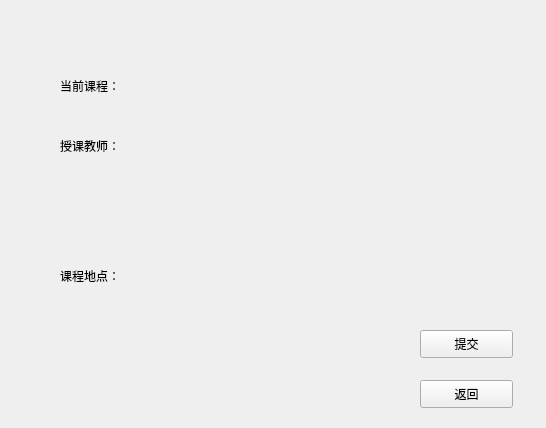
<?xml version="1.0" encoding="UTF-8"?>
<ui version="4.0">
 <class>coursearrange_window</class>
 <widget class="QWidget" name="coursearrange_window">
  <property name="geometry">
   <rect>
    <x>0</x>
    <y>0</y>
    <width>546</width>
    <height>428</height>
   </rect>
  </property>
  <property name="font">
   <font>
    <family>微软雅黑</family>
   </font>
  </property>
  <property name="windowTitle">
   <string>排课</string>
  </property>
  <widget class="QLabel" name="label">
   <property name="geometry">
    <rect>
     <x>60</x>
     <y>70</y>
     <width>71</width>
     <height>31</height>
    </rect>
   </property>
   <property name="text">
    <string>当前课程：</string>
   </property>
  </widget>
  <widget class="QLabel" name="label_2">
   <property name="geometry">
    <rect>
     <x>60</x>
     <y>130</y>
     <width>71</width>
     <height>31</height>
    </rect>
   </property>
   <property name="text">
    <string>授课教师：</string>
   </property>
  </widget>
  <widget class="QLabel" name="label_3">
   <property name="geometry">
    <rect>
     <x>60</x>
     <y>260</y>
     <width>71</width>
     <height>31</height>
    </rect>
   </property>
   <property name="text">
    <string>课程地点：</string>
   </property>
  </widget>
  <widget class="QScrollArea" name="scrollArea">
   <property name="geometry">
    <rect>
     <x>150</x>
     <y>130</y>
     <width>161</width>
     <height>101</height>
    </rect>
   </property>
   <property name="styleSheet">
    <string notr="true">border:none;</string>
   </property>
   <property name="widgetResizable">
    <bool>true</bool>
   </property>
   <widget class="QWidget" name="scrollAreaWidgetContents">
    <property name="geometry">
     <rect>
      <x>0</x>
      <y>0</y>
      <width>161</width>
      <height>101</height>
     </rect>
    </property>
    <layout class="QVBoxLayout" name="verticalLayout"/>
   </widget>
  </widget>
  <widget class="QLabel" name="label_name">
   <property name="geometry">
    <rect>
     <x>140</x>
     <y>70</y>
     <width>221</width>
     <height>31</height>
    </rect>
   </property>
   <property name="text">
    <string/>
   </property>
  </widget>
  <widget class="QScrollArea" name="scrollArea_2">
   <property name="geometry">
    <rect>
     <x>150</x>
     <y>260</y>
     <width>161</width>
     <height>121</height>
    </rect>
   </property>
   <property name="styleSheet">
    <string notr="true">border:none;</string>
   </property>
   <property name="widgetResizable">
    <bool>true</bool>
   </property>
   <widget class="QWidget" name="scrollAreaWidgetContents_3">
    <property name="geometry">
     <rect>
      <x>0</x>
      <y>0</y>
      <width>161</width>
      <height>121</height>
     </rect>
    </property>
    <layout class="QVBoxLayout" name="verticalLayout_2"/>
   </widget>
  </widget>
  <widget class="QPushButton" name="pushButton_2">
   <property name="geometry">
    <rect>
     <x>420</x>
     <y>380</y>
     <width>93</width>
     <height>28</height>
    </rect>
   </property>
   <property name="text">
    <string>返回</string>
   </property>
  </widget>
  <widget class="QPushButton" name="pushButton">
   <property name="geometry">
    <rect>
     <x>420</x>
     <y>330</y>
     <width>93</width>
     <height>28</height>
    </rect>
   </property>
   <property name="text">
    <string>提交</string>
   </property>
  </widget>
 </widget>
 <resources/>
 <connections/>
</ui>
